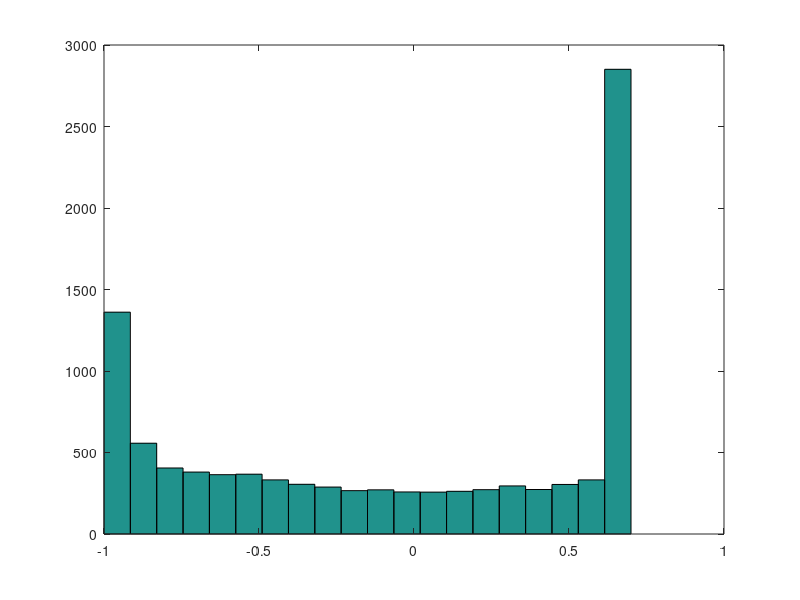

MATLAB code for this plot:
A = zeros(1,10000);
B = 2*pi*ones(1,10000);
x = random('Uniform',A,B);
y = sin(x);1
C = 0.7*ones(1,10000);
p = [y; C];
z = min(p);
hist(z,20)